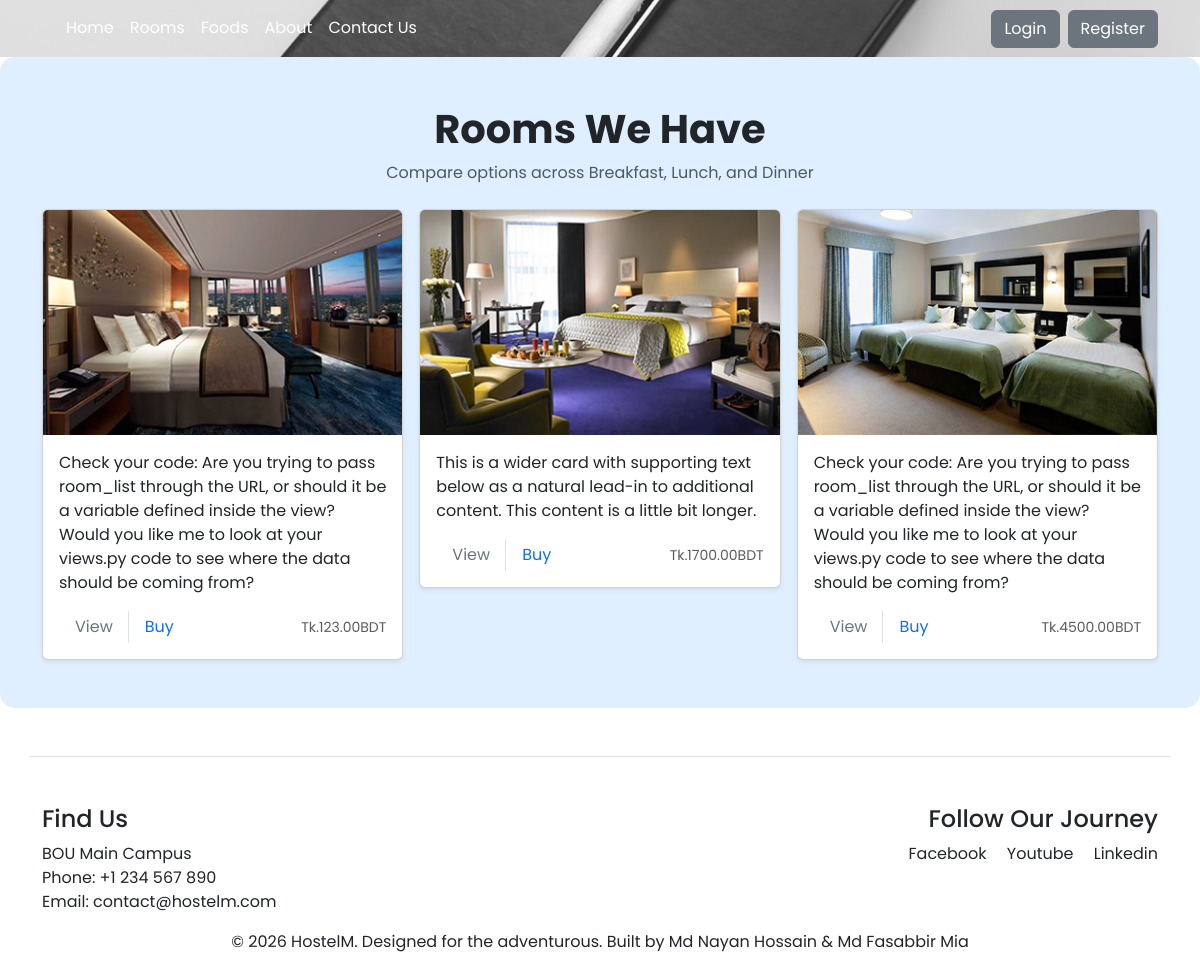
Before: /rooms with the older database file.
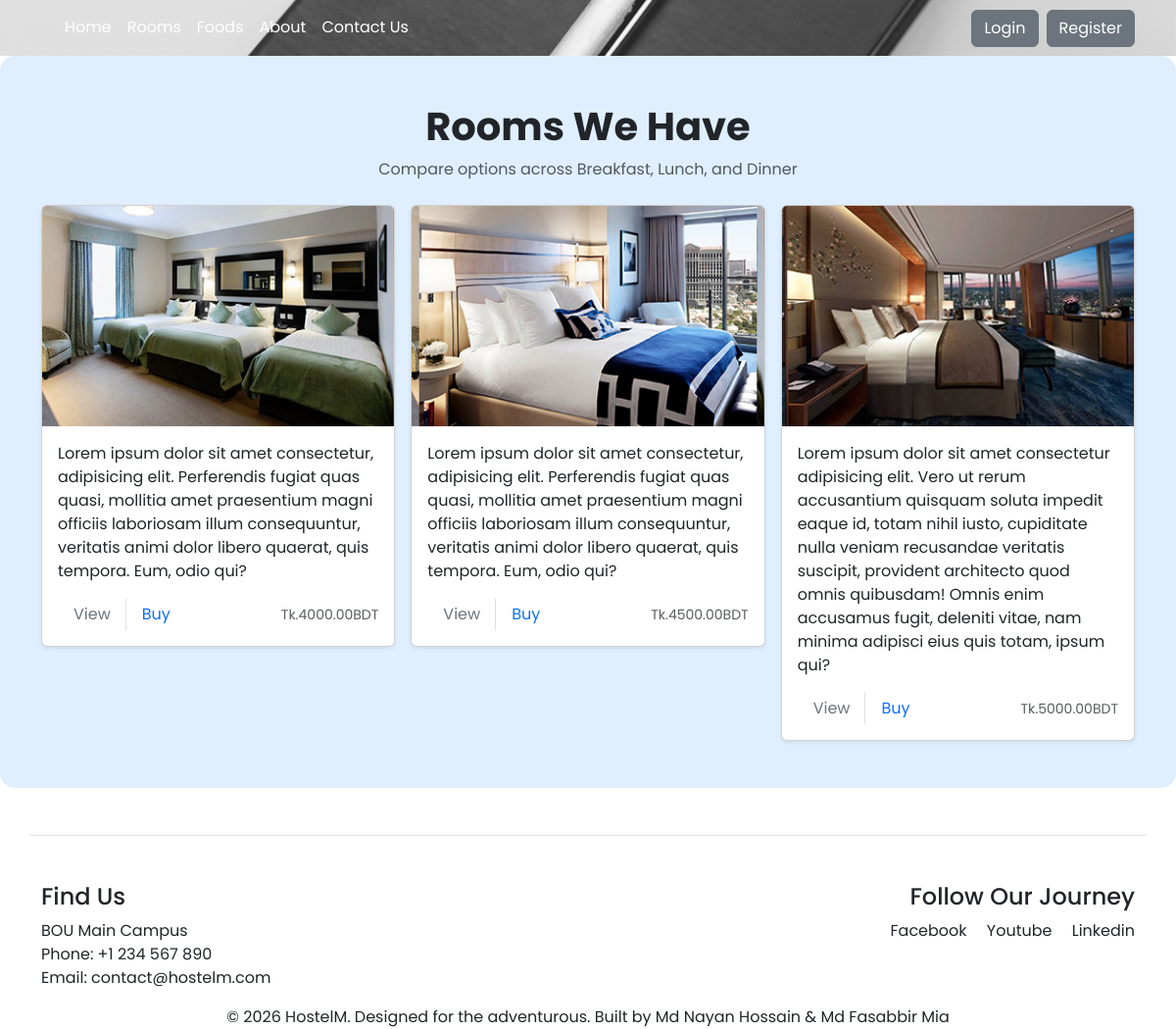
After: the same page with the newer database file.
### rooms/models.py (models this page shows, shortened)
class Room(models.Model):
    name = models.CharField(max_length=255)
    room_number = models.CharField(max_length=10, unique=True)
    capacity = models.IntegerField()
    total_beds = models.IntegerField()
    rate_per_bed = models.DecimalField(max_digits=8, decimal_places=2)
    is_available = models.BooleanField(default=True)
    short_desc=  models.TextField( null=True)
    description = models.TextField(blank=True, null=True)
    price = models.DecimalField(max_digits=7, decimal_places=2, blank=True, null=True)
    image = models.ImageField(upload_to='rooms/', blank=True, null=True)

### playground/views.py (the view)
# urls.py: path('rooms', views.rooms_page, name='room_list'),
def rooms_page(request):
    room_list = Room.objects.all()
    return render(request, 'rooms/index.html', {'room_list': room_list})  # Renders the rooms.html from the templates directory

### playground/templates/rooms/index.html (shortened to what this page needs)
 {% extends 'layout.html' %}
 {% load static %}
 {% block content %}
 <div class="album py-5">
   <div class="container">
     <div class="text-center mb-4">
       <h1 class="fw-bold">Rooms We Have</h1>
       <p class="text-muted mb-0">Compare options across Breakfast, Lunch, and Dinner</p>
     </div>
     <div class="row row-cols-1 row-cols-sm-2 row-cols-md-3 g-3">
      {% for room in room_list %}
       <div class="col">
         <div class="card shadow-sm">
          {% if room.image %}
              <img src="{{ room.image.url }}" alt="{{ room.name }}"class="bd-placeholder-img card-img-top"
              height="225" width="100%" />
          {% else %}
          <img src="{% static 'images/room1.jpg' %}" alt="{{ room.name }}" class="bd-placeholder-img card-img-top"
          height="225" width="100%" />
          {% endif %}
           <div class="card-body">
             <p class="card-text">
              {{ room.description }}
             </p>
             <div class="d-flex justify-content-between align-items-center">
               <div class="btn-group">
                <a href="{% url 'room_detail' room.id %}" class="btn btn-outline-secondary border-0 px-3 py-1">View</a>
                <a href="{% url 'buy_room' room.id %}" class="btn btn-outline-primary border-0 px-3 py-1 border-start">Buy</a>
               </div>
               <small class="text-body-secondary">Tk.{{ room.price }}BDT</small>
             </div>
           </div>
         </div>
       </div>
       {% endfor %}
     </div>
   </div>
 </div>
 {% endblock %}

Changed rows visible on the page:
changed Room (number 1 of 3 on the later page): image: a different picture; description "Check your code: Are you trying to pass room_list through the URL, or should it be a variable defined inside the view? Would you like me to look at your views.py code to see where the data should be coming from?" → "Lorem ipsum dolor sit amet consectetur, adipisicing elit. Perferendis fugiat quas quasi, mollitia amet praesentium magni officiis laboriosam illum consequuntur, veritatis animi dolor libero quaerat, quis tempora. Eum, odio qui?"; price "123.00" → "4000.00"
changed Room (number 2 of 3 on the later page): image: a different picture; description "This is a wider card with supporting text below as a natural lead-in to additional content. This content is a little bit longer." → "Lorem ipsum dolor sit amet consectetur, adipisicing elit. Perferendis fugiat quas quasi, mollitia amet praesentium magni officiis laboriosam illum consequuntur, veritatis animi dolor libero quaerat, quis tempora. Eum, odio qui?"; price "1700.00" → "4500.00"
changed Room: image: a different picture; description "Check your code: Are you trying to pass room_list through the URL, or should it be a variable defined inside the view? Would you like me to look at your views.py code to see where the data should be coming from?" → "Lorem ipsum dolor sit amet consectetur adipisicing elit. Vero ut rerum accusantium quisquam soluta impedit eaque id, totam nihil iusto, cupiditate nulla veniam recusandae veritatis suscipit, provident architecto quod omnis quibusdam! Omnis enim accusamus fugit, deleniti vitae, nam minima adipisci eius quis totam, ipsum qui?"; price "4500.00" → "5000.00"
